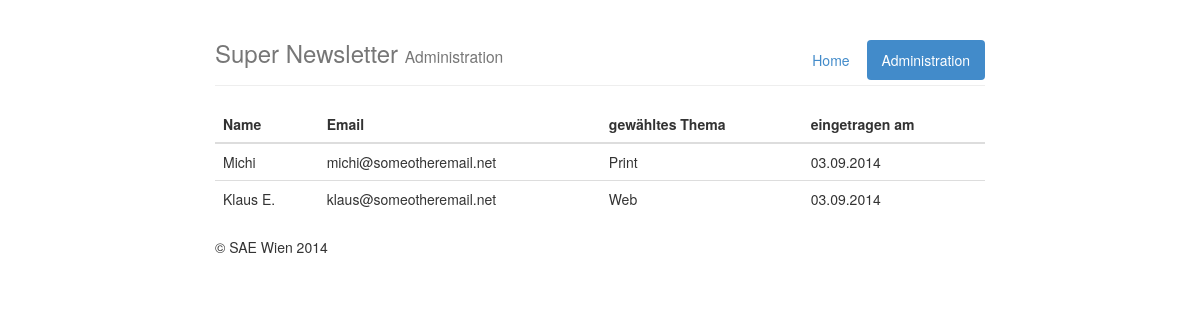
Screenshot of /backend/index.php with the database file from the repository.
### tables this page shows
CREATE TABLE IF NOT EXISTS `recipients` (
  `id` int(10) unsigned NOT NULL AUTO_INCREMENT,
  `email` varchar(50) NOT NULL,
  `fullname` varchar(50) NOT NULL,
  `newsletter_category_id` int(10) unsigned NOT NULL,
  `created_at` int(10) unsigned NOT NULL,
  PRIMARY KEY (`id`)
);

CREATE TABLE IF NOT EXISTS `newsletter_categories` (
  `id` int(10) unsigned NOT NULL AUTO_INCREMENT,
  `title` varchar(50) NOT NULL,
  `description` text NOT NULL,
  PRIMARY KEY (`id`)
);

### backend/index.php (the view, shortened to what this page needs)
<?php
require_once '../dbconnect.php';
$sql = '
    SELECT recipients.fullname, recipients.email, recipients.created_at, newsletter_categories.title
    FROM recipients
        JOIN newsletter_categories
            ON recipients.newsletter_category_id = newsletter_categories.id
';
$result = mysqli_query($link, $sql) or die(mysqli_error($link));
$recipients = mysqli_fetch_all($result, MYSQLI_ASSOC);
?>
<!DOCTYPE html>
<html lang="en">
<head>
    <link href="../css/bootstrap.min.css" rel="stylesheet">
</head>
<body>
<div class="container col-md-8 col-md-offset-2">
    <header class="page-header">
        <ul class="nav nav-pills pull-right">
            <li class=""><a href="../index.php">Home</a></li>
            <li class="active"><a href="#">Administration</a></li>
        </ul>
        <h3 class="text-muted"> Super Newsletter <small>Administration</small></h3>
    </header>
    <table class="table table-hover">
        <thead>
        <tr>
            <th>Name</th>
            <th>Email</th>
            <th>gewähltes Thema</th>
            <th>eingetragen am</th>
        </tr>
        </thead>
        <tbody>
        <?php
        foreach ($recipients as $recipient) {
            $fullname = $recipient['fullname'];
            $email = $recipient['email'];
            $title = $recipient['title'];
            $created_at = $recipient['created_at'];
            ?>
            <tr>
                <td>
                    <?= $fullname; ?>
                </td>
                <td>
                    <?= $email; ?>
                </td>
                <td>
                    <?= $title; ?>
                </td>
                <td>
                    <?= date('d.m.Y', $created_at); ?>
                </td>
            </tr>
            <?php
        }
        ?>
        </tbody>
    </table>
    <footer class="footer">
        <p>&copy; SAE Wien 2014</p>
    </footer>
</div>
</body>
</html>

### rows the page displays
recipients: fullname "Michi", email "michi@someotheremail.net", newsletter_category.title "Print", created_at "03.09.2014"
recipients: fullname "Klaus E.", email "klaus@someotheremail.net", newsletter_category.title "Web", created_at "03.09.2014"
